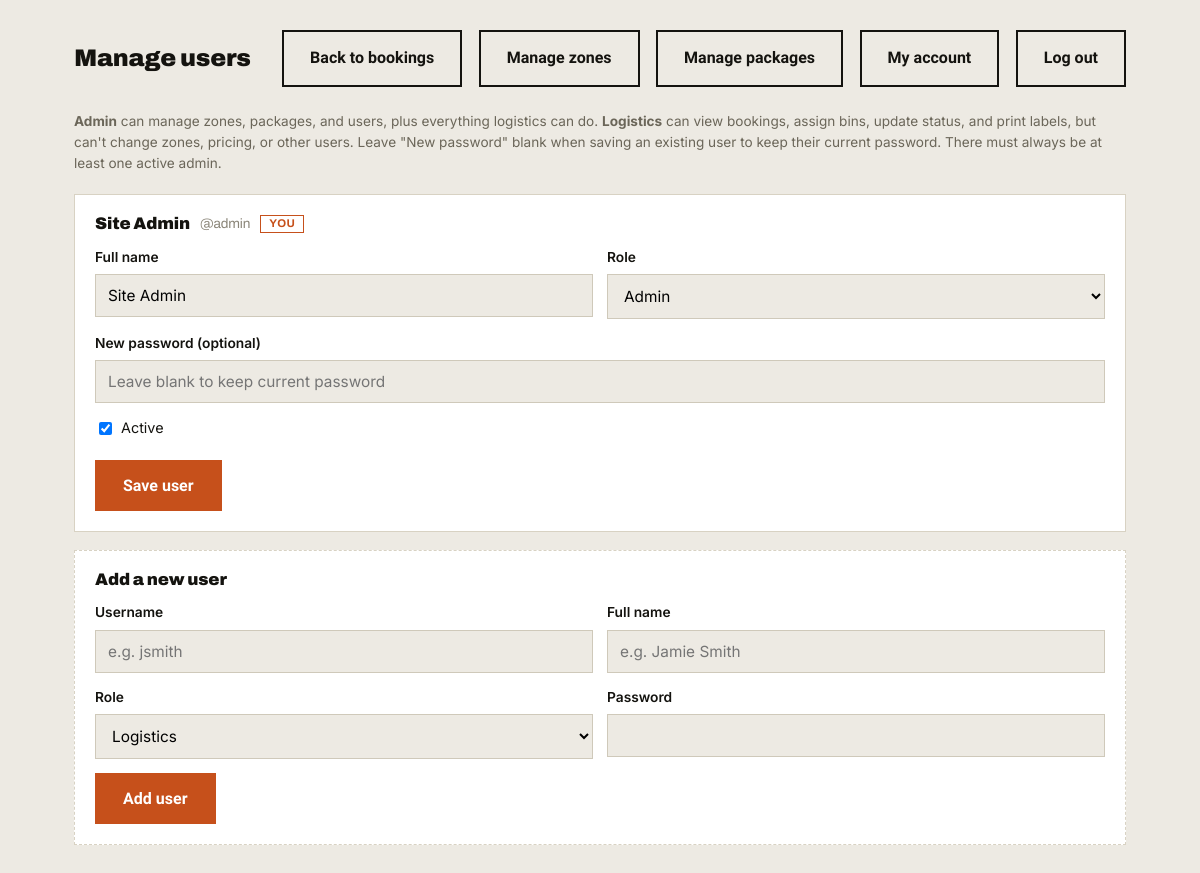
The page /admin/users.php (signed in) on the database its author committed.
### tables this page shows
CREATE TABLE IF NOT EXISTS users (
    id            INT AUTO_INCREMENT PRIMARY KEY,
    username      VARCHAR(60)  NOT NULL UNIQUE,
    password_hash VARCHAR(255) NOT NULL,
    full_name     VARCHAR(120) NOT NULL,
    role          ENUM('admin', 'logistics') NOT NULL DEFAULT 'logistics',
    is_active     TINYINT(1)   NOT NULL DEFAULT 1,
    created_at    DATETIME     NOT NULL DEFAULT CURRENT_TIMESTAMP
);

### includes/db.php (called while the page is built, shortened)
<?php
function h(?string $value): string
{
    return htmlspecialchars($value ?? '', ENT_QUOTES, 'UTF-8');
}

### includes/auth.php (called while the page is built, shortened)
<?php
function require_login(): array
{
    return [
        'id'        => (int)$_SESSION['user_id'],
        'username'  => (string)($_SESSION['username'] ?? ''),
        'full_name' => (string)($_SESSION['full_name'] ?? ''),
        'role'      => (string)($_SESSION['role'] ?? 'logistics'),
    ];
}
function require_admin(): array
{
    $user = require_login();
    return $user;
}

### admin/users.php (the view, shortened to what this page needs)
<?php
require_once __DIR__ . '/../includes/db.php';
require_once __DIR__ . '/../includes/auth.php';
$currentUser = require_admin();
$db = get_db();
$users = $db->query('SELECT * FROM users ORDER BY role = "admin" DESC, username ASC')->fetchAll();
?>
<!DOCTYPE html>
<html lang="en">
<head>
<link rel="stylesheet" href="../css/style.css">
</head>
<body class="admin-body">
<div class="admin-shell">
    <div style="display:flex; justify-content:space-between; align-items:center; margin-bottom:24px;">
        <h2>Manage users</h2>
        <div>
            <a href="dashboard.php" class="btn btn-outline" style="margin-left:0; border-color:var(--ink); color:var(--ink);">Back to bookings</a>
            <a href="zones.php" class="btn btn-outline" style="border-color:var(--ink); color:var(--ink);">Manage zones</a>
            <a href="packages.php" class="btn btn-outline" style="border-color:var(--ink); color:var(--ink);">Manage packages</a>
            <a href="account.php" class="btn btn-outline" style="border-color:var(--ink); color:var(--ink);">My account</a>
            <a href="logout.php" class="btn btn-outline" style="border-color:var(--ink); color:var(--ink);">Log out</a>
        </div>
    </div>
    <p style="font-size:0.85rem; color:#6b6659; margin-bottom:20px;">
        <strong>Admin</strong> can manage zones, packages, and users, plus everything logistics can do.
        <strong>Logistics</strong> can view bookings, assign bins, update status, and print labels, but can't
        change zones, pricing, or other users. Leave "New password" blank when saving an existing user to keep
        their current password. There must always be at least one active admin.
    </p>
    <?php foreach ($users as $u): ?>
        <div class="user-card <?= $u['is_active'] ? '' : 'inactive' ?>">
            <h3>
                <?= h($u['full_name']) ?>
                <span style="font-weight:400; color:#8a8578; font-size:0.85rem;">@<?= h($u['username']) ?></span>
                <?php if ((int)$u['id'] === $currentUser['id']): ?><span class="user-badge you">You</span><?php endif; ?>
            </h3>
            <form method="post">
                <div class="user-form-grid">
                    <div>
                        <label>Full name</label>
                        <input type="text" name="full_name" value="<?= h($u['full_name']) ?>" maxlength="120" required>
                    </div>
                    <div>
                        <label>Role</label>
                        <select name="role">
                            <?php foreach (ROLES as $value => $label): ?>
                                <option value="<?= h($value) ?>" <?= $u['role'] === $value ? 'selected' : '' ?>><?= h($label) ?></option>
                            <?php endforeach; ?>
                        </select>
                    </div>
                    <div class="full">
                        <label>New password (optional)</label>
                        <input type="password" name="password" minlength="8" placeholder="Leave blank to keep current password" autocomplete="new-password">
                    </div>
                    <div class="full user-flags">
                        <label><input type="checkbox" name="is_active" <?= $u['is_active'] ? 'checked' : '' ?>> Active</label>
                    </div>
                    <div class="full" style="display:flex; justify-content:space-between; align-items:center;">
                        <button type="submit" name="update_user" value="1" class="btn btn-primary">Save user</button>
                    </div>
                </div>
            </form>
        </div>
    <?php endforeach; ?>
    <div class="user-card" style="border-style:dashed;">
        <h3>Add a new user</h3>
        <form method="post">
            <div class="user-form-grid">
                <div>
                    <label>Username</label>
                    <input type="text" name="username" placeholder="e.g. jsmith" maxlength="60" required>
                </div>
                <div>
                    <label>Full name</label>
                    <input type="text" name="full_name" placeholder="e.g. Jamie Smith" maxlength="120" required>
                </div>
                <div>
                    <label>Role</label>
                    <select name="role">
                        <?php foreach (ROLES as $value => $label): ?>
                            <option value="<?= h($value) ?>" <?= $value === 'logistics' ? 'selected' : '' ?>><?= h($label) ?></option>
                        <?php endforeach; ?>
                    </select>
                </div>
                <div>
                    <label>Password</label>
                    <input type="password" name="password" minlength="8" required autocomplete="new-password">
                </div>
                <div class="full">
                    <button type="submit" name="add_user" value="1" class="btn btn-primary">Add user</button>
                </div>
            </div>
        </form>
    </div>
</div>
</body>
</html>

### css/style.css (style rules this page uses)
:root { --steel: #1b1f23; --steel-2: #262c32; --rust: #c6501b; --rust-dark: #a03f14; --bulb: #f2b705; --bulb-glow: #ffd772; --paper: #edeae3; --paper-2: #e2ddd1; --ink: #14130f; --steel-blue: #2e4057; --ok-green: #4a7c3f; }
* { box-sizing: border-box; }
html { scroll-behavior: smooth; }
body { margin: 0; background: var(--paper); color: var(--ink); font-family: 'Inter', system-ui, sans-serif; line-height: 1.55; }
h1, h2, h3, .stencil { font-family: 'Archivo', sans-serif; font-weight: 900; letter-spacing: -0.01em; line-height: 1.05; margin: 0; }
a { color: inherit; }
.btn { display: inline-block; font-family: 'Archivo Narrow', sans-serif; font-weight: 700; font-size: 1rem; text-decoration: none; padding: 14px 26px; border: 2px solid transparent; cursor: pointer; }
.btn-primary { background: var(--rust); color: #fff; }
.btn-outline { background: transparent; border-color: var(--paper); color: var(--paper); margin-left: 12px; }
label { display:block; font-size:0.86rem; font-weight:600; margin-bottom:6px; }
input, select, textarea { width: 100%; font-family:'Inter',sans-serif; font-size: 0.96rem; padding: 11px 12px; border: 1px solid #cfc9ba; background: var(--paper); }
.admin-body { background: var(--paper); font-family:'Inter',sans-serif; }
.admin-shell { max-width: 1100px; margin: 0 auto; padding: 30px 24px; }

### admin/users.php (style rules this page uses)
.user-card { background:#fff; border:1px solid #d8d2c3; padding:20px; margin-bottom:18px; }
.user-card h3 { font-size:1.05rem; margin-bottom:14px; display:flex; align-items:center; gap:10px; flex-wrap:wrap; }
.user-badge { font-size:0.7rem; font-weight:700; text-transform:uppercase; letter-spacing:0.03em; padding:2px 8px; border:1px solid #8a8578; color:#8a8578; }
.user-badge.you { border-color: var(--rust); color: var(--rust); }
.user-form-grid { display:grid; grid-template-columns: 1fr 1fr; gap:14px; }
.user-form-grid .full { grid-column: 1 / -1; }
.user-flags label { display:flex; align-items:center; gap:6px; font-weight:400; font-size:0.9rem; }
.user-flags input { width:auto; }

### rows shown on the page
users: full_name "Site Admin", username "admin", shows "YOU", role "Admin", is_active "☑"

### other values the page prints
form field role "Logistics"
